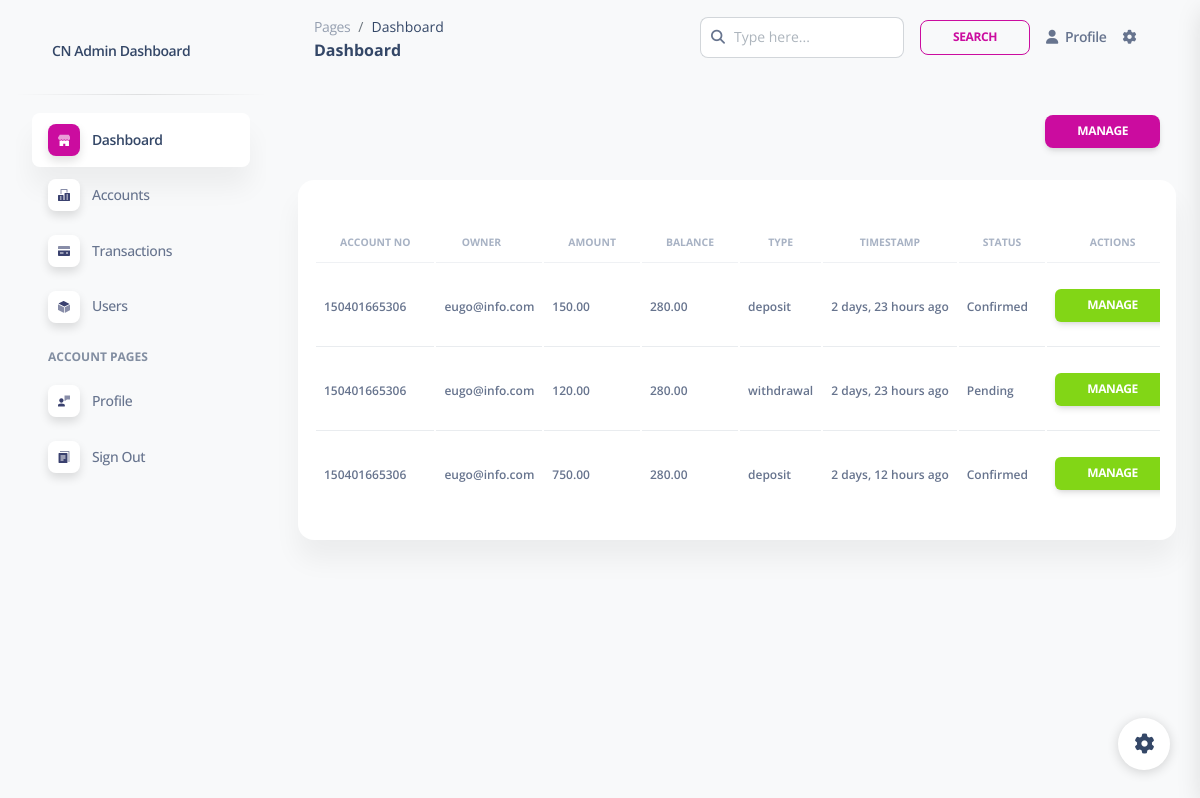
Before: /control/transactions/ with the older database file.
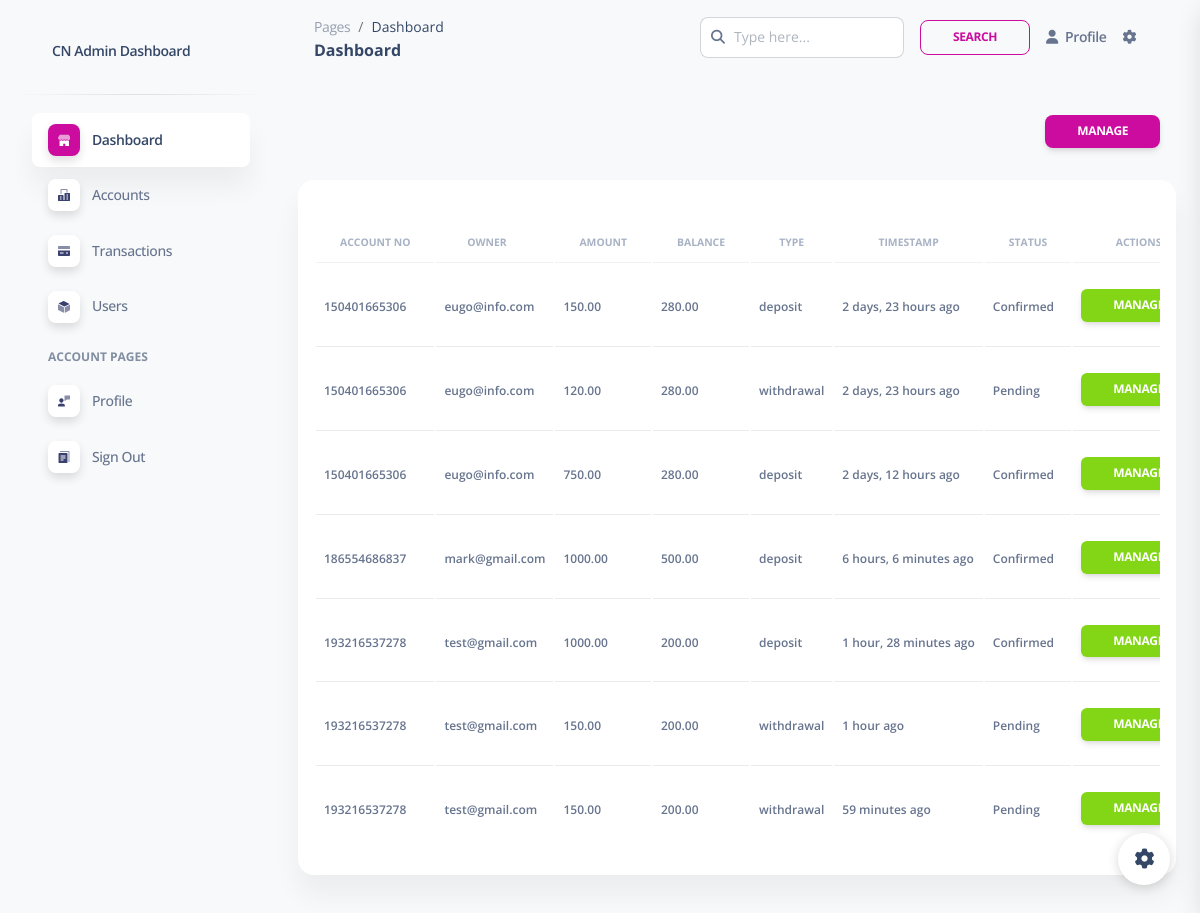
After: the same page with the newer database file.
### core/models.py (models this page shows, shortened)
class Transaction(models.Model):
    TRANSACTION_TYPES = (
        ('deposit', 'Deposit'),
        ('withdrawal', 'Withdrawal'),
    )
    STATUS = (
        ('Pending', 'pending'),
        ('Confirmed', 'confirmed'),
        ('Rejected', 'rejected'),
    )
    account = models.ForeignKey(Account, on_delete=models.CASCADE, related_name='transactions')
    transaction_type = models.CharField(max_length=10, choices=TRANSACTION_TYPES)
    amount = models.DecimalField(max_digits=12, decimal_places=2)
    date = models.DateTimeField(default=timezone.now)
    tr_status = models.CharField(max_length=55, choices=STATUS, default='Pending')

class Account(models.Model):
    STATUS = [
        ('Active', 'active'),
        ('Inactive', 'inactive'),
        ('Pending', 'pending'),
        ('On Hold', 'on hold'),
        ('Closed', 'closed'),
    ]
    user = models.OneToOneField(CustomUser, on_delete=models.CASCADE, related_name='account')
    balance = models.DecimalField(max_digits=12, decimal_places=2, default=0.00)
    status = models.CharField(max_length=50, choices=STATUS, default='pending')
    account_no = models.CharField(max_length=12, editable=False, unique=True)
    referred_by = models.ForeignKey(CustomUser, on_delete=models.SET_NULL, null=True, blank=True, related_name='referred_users')
    referral_reward_received = models.BooleanField(default=False)  # To track if the referrer has already been rewarded
    activation_paid = models.BooleanField(default=False)  # Track if the activation fee is paid

### accounts/models.py (models this page shows, shortened)
class CustomUser(AbstractBaseUser, PermissionsMixin):
    ROLES = [
        ('User', 'user'),
        ('Staff', 'staff'),
        ('Admin', 'admin'),
    ]
    name = models.CharField(max_length=30, blank=False)
    phone_no = models.IntegerField(blank=True, null=True)
    email = models.EmailField(unique=True)
    date_joined = models.DateTimeField(default=timezone.now)
    last_login = models.DateTimeField(null=True, blank=True)
    is_active = models.BooleanField(default=True)
    is_staff = models.BooleanField(default=False)
    user_type = models.CharField(max_length=20, choices=ROLES, default='User')
    account_no = models.CharField(max_length=12, unique=True, editable=False)
    referral_code = models.CharField(max_length=12, unique=True, blank=True, null=True)
    password_reset_token = models.CharField(max_length=100, blank=True, null=True)
    password_reset_expiry = models.DateTimeField(blank=True, null=True)
    objects = CustomUserManager()
    USERNAME_FIELD = 'email'
    REQUIRED_FIELDS = ['name']

### control/views.py (the view)
# urls.py: path('transactions/', views.TransactionListView.as_view(), name='transactions'),
class TransactionListView(ListView):
    context_object_name = 'transactions'
    model = Transaction
    template_name = 'transactions/transactions.html'
    paginate_by = 10

### control/templates/transactions/transactions.html
{% extends '../dashboard.html' %}
{% block content %}
<div class="container py-4">
    <div class="d-flex justify-content-end m-3">
        <a href="#" class="btn  btn-sm btn-primary">
            Manage
        </a>
    </div>
    <div class="card p-3">
        <div class="card-body px-0 pb-2">
            <div class="table-responsive">
                <div class="table-responsive">
                    <table class="table align-items-center mb-0">
                        <thead>
                            <tr>
                                <th class="text-uppercase text-secondary text-xxs font-weight-bolder opacity-7">
                                    Account No</th>
                                <th
                                    class="text-uppercase text-secondary text-xxs font-weight-bolder opacity-7 ps-2 text-center">
                                    Owner</th>
                                <th
                                    class="text-center text-uppercase text-secondary text-xxs font-weight-bolder opacity-7">
                                    Amount</th>
                                <th
                                    class="text-center text-uppercase text-secondary text-xxs font-weight-bolder opacity-7">
                                    Balance</th>
                                <th
                                    class="text-center text-uppercase text-secondary text-xxs font-weight-bolder opacity-7">
                                    Type</th>
                                <th
                                    class="text-center text-uppercase text-secondary text-xxs font-weight-bolder opacity-7">
                                    Timestamp</th>
                                <th
                                    class="text-center text-uppercase text-secondary text-xxs font-weight-bolder opacity-7">
                                    Status</th>
                                <th
                                    class="text-center text-uppercase text-secondary text-xxs font-weight-bolder opacity-7">
                                    Actions</th>
                            </tr>
                        </thead>
                        {% for tr in transactions %}
                        <tr>
                            <td class="align-middle text-sm ">
                                <span class="text-xs font-weight-bold"> {{tr.account.account_no}} </span>
                            </td>
                            <td class="align-middle text-sm ">
                                <span class="text-xs font-weight-bold"> {{tr.account.user.email}} </span>
                            </td>
                            <td class="align-middle text-sm ">
                                <span class="text-xs font-weight-bold"> {{tr.amount}} </span>
                            </td>
                            <td class="align-middle text-sm ">
                                <span class="text-xs font-weight-bold"> {{tr.account.balance}} </span>
                            </td>
                            <td class="align-middle text-sm ">
                                <span class="text-xs font-weight-bold"> {{tr.transaction_type}} </span>
                            </td>
                            <td class="align-middle text-sm ">
                                <span class="text-xs font-weight-bold"> {{tr.date | timesince }} ago </span>
                            </td>
                            <td class="align-middle text-sm ">
                                <span class="text-xs font-weight-bold"> {{tr.tr_status}} </span>
                            </td>
                            <td>
                                <a href="{% url 'transaction_update' tr.id %}"
                                    class="btn btn-sm btn-success rounded mt-3">Manage</a>
                            </td>
                        </tr>
                        {% endfor %}
                    </table>
                </div>
            </div>
        </div>
    </div>
</div>
{% endblock %}

### control/templates/dashboard.html (shortened to what this page needs)
{% load static %}
<!DOCTYPE html>
<html lang="en">
<head>
    <link href="{% static 'css/nucleo-icons.css' %}" rel="stylesheet" />
    <link href="{% static 'css/nucleo-svg.css' %}" rel="stylesheet" />
    <link href="{% static 'css/nucleo-svg.css' %}" rel="stylesheet" />
    <link id="pagestyle" href="{% static 'css/soft-ui-dashboard.min.css' %}" rel="stylesheet" />
</head>
<body class="g-sidenav-show  bg-gray-100">
    <aside class="sidenav navbar navbar-vertical navbar-expand-xs border-0 border-radius-xl my-3 fixed-start ms-3 "
        id="sidenav-main">
        <div class="sidenav-header">
            <a class="navbar-brand m-0" href="{% url 'dashboard' %} " target="_blank">
                <span class="ms-1 font-weight-bold">CN Admin Dashboard</span>
            </a>
        </div>
        <hr class="horizontal dark mt-0">
        <div class="collapse navbar-collapse  w-auto " id="sidenav-collapse-main">
            <ul class="navbar-nav">
                <li class="nav-item">
                    <a class="nav-link  active" href="{% url 'dashboard' %}">
                        <div
                            class="icon icon-shape icon-sm shadow border-radius-md bg-white text-center me-2 d-flex align-items-center justify-content-center">
                        </div>
                        <span class="nav-link-text ms-1">Dashboard</span>
                    </a>
                </li>
                <li class="nav-item">
                    <a class="nav-link  " href="{% url 'accounts' %}">
                        <div
                            class="icon icon-shape icon-sm shadow border-radius-md bg-white text-center me-2 d-flex align-items-center justify-content-center">
                        </div>
                        <span class="nav-link-text ms-1">Accounts</span>
                    </a>
                </li>
                <li class="nav-item">
                    <a class="nav-link  " href="{% url 'transactions' %}">
                        <div
                            class="icon icon-shape icon-sm shadow border-radius-md bg-white text-center me-2 d-flex align-items-center justify-content-center">
                        </div>
                        <span class="nav-link-text ms-1">Transactions</span>
                    </a>
                </li>
                <li class="nav-item">
                    <a class="nav-link  " href="{% url 'ctrl_users' %}">
                        <div
                            class="icon icon-shape icon-sm shadow border-radius-md bg-white text-center me-2 d-flex align-items-center justify-content-center">
                        </div>
                        <span class="nav-link-text ms-1">Users</span>
                    </a>
                </li>
                <li class="nav-item mt-3">
                    <h6 class="ps-4 ms-2 text-uppercase text-xs font-weight-bolder opacity-6">Account pages</h6>
                </li>
                <li class="nav-item">
                    <a class="nav-link  " href="{% url 'admin_profile' %}">
                        <div
                            class="icon icon-shape icon-sm shadow border-radius-md bg-white text-center me-2 d-flex align-items-center justify-content-center">
                        </div>
                        <span class="nav-link-text ms-1">Profile</span>
                    </a>
                </li>
                <li class="nav-item">
                    <a class="nav-link  " href="{% url 'signout' %}">
                        <div
                            class="icon icon-shape icon-sm shadow border-radius-md bg-white text-center me-2 d-flex align-items-center justify-content-center">
                        </div>
                        <span class="nav-link-text ms-1">Sign Out</span>
                    </a>
                </li>
            </ul>
        </div>
    </aside>
    <main class="main-content position-relative max-height-vh-100 h-100 border-radius-lg ">
        <nav class="navbar navbar-main navbar-expand-lg px-0 mx-4 shadow-none border-radius-xl" id="navbarBlur"
            navbar-scroll="true">
            <div class="container-fluid py-1 px-3">
                <nav aria-label="breadcrumb">
                    <ol class="breadcrumb bg-transparent mb-0 pb-0 pt-1 px-0 me-sm-6 me-5">
                        <li class="breadcrumb-item text-sm"><a class="opacity-5 text-dark" href="javascript:;">Pages</a>
                        </li>
                        <li class="breadcrumb-item text-sm text-dark active" aria-current="page"> Dashboard </li>
                    </ol>
                    <h6 class="font-weight-bolder mb-0"> Dashboard </h6>
                </nav>
                <div class="collapse navbar-collapse mt-sm-0 mt-2 me-md-0 me-sm-4" id="navbar">
                    <div class="ms-md-auto pe-md-3 d-flex align-items-center">
                        <div class="input-group">
                            <span class="input-group-text text-body"><i class="fas fa-search"
                                    aria-hidden="true"></i></span>
                            <input type="text" class="form-control" placeholder="Type here...">
                        </div>
                    </div>
                    <ul class="navbar-nav  justify-content-end">
                        <li class="nav-item d-flex align-items-center">
                            <a class="btn btn-outline-primary btn-sm mb-0 me-3" target="_blank" href="#">Search</a>
                        </li>
                        <li class="nav-item d-flex align-items-center">
                            <a href="{% url 'admin_profile' %}" class="nav-link text-body font-weight-bold px-0">
                                <i class="fa fa-user me-sm-1"></i>
                                <span class="d-sm-inline d-none">Profile</span>
                            </a>
                        </li>
                        <li class="nav-item px-3 d-flex align-items-center">
                            <a href="javascript:;" class="nav-link text-body p-0">
                                <i class="fa fa-cog fixed-plugin-button-nav cursor-pointer"></i>
                            </a>
                        </li>
                        <li class="nav-item dropdown pe-2 d-flex align-items-center">
                        </li>
                    </ul>
                </div>
            </div>
        </nav>
        {% block content %}{% endblock %}
        <footer class="footer pt-3  ">
        </footer>
    </main>
    <div class="fixed-plugin">
        <a class="fixed-plugin-button text-dark position-fixed px-3 py-2">
            <i class="fa fa-cog py-2"> </i>
        </a>
    </div>
</body>
</html>

### static/css/nucleo-svg.css (style rules this page uses)
.icon { display:inline-block;color:#111;height:1em;width:1em }
.icon-sm { height:.8em;width:.8em }
.icon { fill:currentColor;stroke:none }

Changed rows visible on the page:
added Transaction: account.account_no "186554686837", account.user.email "mark@gmail.com", amount "1000.00", account.balance "500.00", transaction_type "deposit", date "6 hours, 6 minutes", tr_status "Confirmed"
added Transaction: account.account_no "193216537278", account.user.email "test@gmail.com", amount "1000.00", account.balance "200.00", transaction_type "deposit", date "1 hour, 28 minutes", tr_status "Confirmed"
added Transaction: account.account_no "193216537278", account.user.email "test@gmail.com", amount "150.00", account.balance "200.00", transaction_type "withdrawal", date "1 hour", tr_status "Pending"
added Transaction: account.account_no "193216537278", account.user.email "test@gmail.com", amount "150.00", account.balance "200.00", transaction_type "withdrawal", date "59 minutes", tr_status "Pending"
